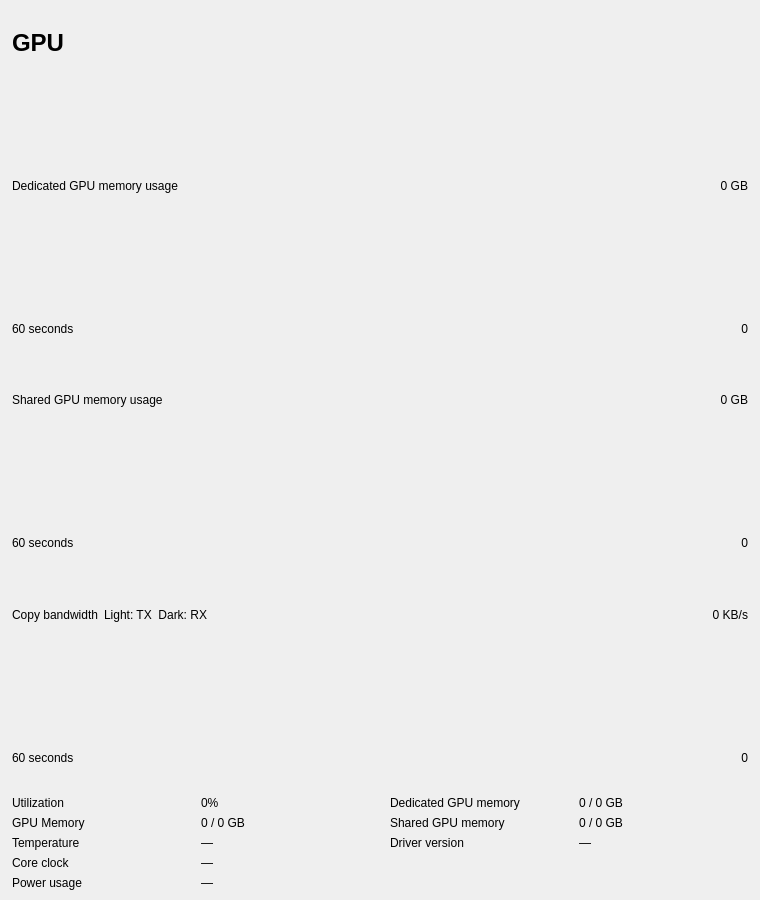
<?xml version="1.0" encoding="UTF-8"?>
<ui version="4.0">
 <class>GpuDetailWidget</class>
 <widget class="QWidget" name="GpuDetailWidget">
  <property name="geometry">
   <rect>
    <x>0</x>
    <y>0</y>
    <width>760</width>
    <height>900</height>
   </rect>
  </property>
  <layout class="QVBoxLayout" name="verticalLayout">
   <property name="spacing">
    <number>6</number>
   </property>
   <property name="leftMargin">
    <number>12</number>
   </property>
   <property name="topMargin">
    <number>10</number>
   </property>
   <property name="rightMargin">
    <number>12</number>
   </property>
   <property name="bottomMargin">
    <number>10</number>
   </property>
   <item>
    <layout class="QHBoxLayout" name="headerLayout">
     <item>
      <widget class="QLabel" name="titleLabel">
       <property name="styleSheet">
        <string>font-size: 18pt; font-weight: bold;</string>
       </property>
       <property name="text">
        <string>GPU</string>
       </property>
      </widget>
     </item>
     <item>
      <widget class="QLabel" name="modelLabel">
       <property name="styleSheet">
        <string>font-size: 11pt;</string>
       </property>
       <property name="text">
        <string></string>
       </property>
       <property name="alignment">
        <set>Qt::AlignRight|Qt::AlignVCenter</set>
       </property>
      </widget>
     </item>
    </layout>
   </item>
   <item>
    <widget class="QWidget" name="engineAreaContainer">
     <property name="sizePolicy">
      <sizepolicy hsizetype="Expanding" vsizetype="Preferred">
       <horstretch>0</horstretch>
       <verstretch>0</verstretch>
      </sizepolicy>
     </property>
    </widget>
   </item>
   <item>
    <layout class="QHBoxLayout" name="dedicatedHeaderLayout">
     <item>
      <widget class="QLabel" name="dedicatedMemGraphLabel">
       <property name="text">
        <string>Dedicated GPU memory usage</string>
       </property>
      </widget>
     </item>
     <item>
      <spacer name="dedicatedHeaderSpacer">
       <property name="orientation">
        <enum>Qt::Horizontal</enum>
       </property>
       <property name="sizeHint" stdset="0">
        <size>
         <width>40</width>
         <height>20</height>
        </size>
       </property>
      </spacer>
     </item>
     <item>
      <widget class="QLabel" name="dedicatedMemGraphMaxLabel">
       <property name="text">
        <string>0 GB</string>
       </property>
       <property name="alignment">
        <set>Qt::AlignRight|Qt::AlignVCenter</set>
       </property>
      </widget>
     </item>
    </layout>
   </item>
   <item>
    <widget class="Perf::GraphWidget" name="dedicatedMemGraphWidget">
     <property name="minimumHeight">
      <number>70</number>
     </property>
    </widget>
   </item>
   <item>
    <layout class="QHBoxLayout" name="dedicatedTimeAxisLayout">
     <item>
      <widget class="QLabel" name="dedicatedTimeLeftLabel">
       <property name="text">
        <string>60 seconds</string>
       </property>
      </widget>
     </item>
     <item>
      <spacer name="dedicatedTimeSpacer">
       <property name="orientation">
        <enum>Qt::Horizontal</enum>
       </property>
       <property name="sizeHint" stdset="0">
        <size>
         <width>40</width>
         <height>20</height>
        </size>
       </property>
      </spacer>
     </item>
     <item>
      <widget class="QLabel" name="dedicatedTimeRightLabel">
       <property name="text">
        <string>0</string>
       </property>
       <property name="alignment">
        <set>Qt::AlignRight|Qt::AlignVCenter</set>
       </property>
      </widget>
     </item>
    </layout>
   </item>
   <item>
    <layout class="QHBoxLayout" name="sharedHeaderLayout">
     <item>
      <widget class="QLabel" name="sharedMemGraphLabel">
       <property name="text">
        <string>Shared GPU memory usage</string>
       </property>
      </widget>
     </item>
     <item>
      <spacer name="sharedHeaderSpacer">
       <property name="orientation">
        <enum>Qt::Horizontal</enum>
       </property>
       <property name="sizeHint" stdset="0">
        <size>
         <width>40</width>
         <height>20</height>
        </size>
       </property>
      </spacer>
     </item>
     <item>
      <widget class="QLabel" name="sharedMemGraphMaxLabel">
       <property name="text">
        <string>0 GB</string>
       </property>
       <property name="alignment">
        <set>Qt::AlignRight|Qt::AlignVCenter</set>
       </property>
      </widget>
     </item>
    </layout>
   </item>
   <item>
    <widget class="Perf::GraphWidget" name="sharedMemGraphWidget">
     <property name="minimumHeight">
      <number>70</number>
     </property>
    </widget>
   </item>
   <item>
    <layout class="QHBoxLayout" name="sharedTimeAxisLayout">
     <item>
      <widget class="QLabel" name="sharedTimeLeftLabel">
       <property name="text">
        <string>60 seconds</string>
       </property>
      </widget>
     </item>
     <item>
      <spacer name="sharedTimeSpacer">
       <property name="orientation">
        <enum>Qt::Horizontal</enum>
       </property>
       <property name="sizeHint" stdset="0">
        <size>
         <width>40</width>
         <height>20</height>
        </size>
       </property>
      </spacer>
     </item>
     <item>
      <widget class="QLabel" name="sharedTimeRightLabel">
       <property name="text">
        <string>0</string>
       </property>
       <property name="alignment">
        <set>Qt::AlignRight|Qt::AlignVCenter</set>
       </property>
      </widget>
     </item>
    </layout>
   </item>
   <item>
    <layout class="QHBoxLayout" name="copyHeaderLayout">
     <item>
      <widget class="QLabel" name="copyBwGraphLabel">
       <property name="text">
        <string>Copy bandwidth</string>
       </property>
      </widget>
     </item>
     <item>
      <widget class="QLabel" name="copyBwLegendLabel">
       <property name="text">
        <string>Light: TX  Dark: RX</string>
       </property>
      </widget>
     </item>
     <item>
      <spacer name="copyHeaderSpacer">
       <property name="orientation">
        <enum>Qt::Horizontal</enum>
       </property>
       <property name="sizeHint" stdset="0">
        <size>
         <width>40</width>
         <height>20</height>
        </size>
       </property>
      </spacer>
     </item>
     <item>
      <widget class="QLabel" name="copyBwGraphMaxLabel">
       <property name="text">
        <string>0 KB/s</string>
       </property>
       <property name="alignment">
        <set>Qt::AlignRight|Qt::AlignVCenter</set>
       </property>
      </widget>
     </item>
    </layout>
   </item>
   <item>
    <widget class="Perf::GraphWidget" name="copyBwGraphWidget">
     <property name="minimumHeight">
      <number>70</number>
     </property>
    </widget>
   </item>
   <item>
    <layout class="QHBoxLayout" name="copyTimeAxisLayout">
     <item>
      <widget class="QLabel" name="copyTimeLeftLabel">
       <property name="text">
        <string>60 seconds</string>
       </property>
      </widget>
     </item>
     <item>
      <spacer name="copyTimeSpacer">
       <property name="orientation">
        <enum>Qt::Horizontal</enum>
       </property>
       <property name="sizeHint" stdset="0">
        <size>
         <width>40</width>
         <height>20</height>
        </size>
       </property>
      </spacer>
     </item>
     <item>
      <widget class="QLabel" name="copyTimeRightLabel">
       <property name="text">
        <string>0</string>
       </property>
       <property name="alignment">
        <set>Qt::AlignRight|Qt::AlignVCenter</set>
       </property>
      </widget>
     </item>
    </layout>
   </item>
   <item>
    <layout class="QGridLayout" name="statsGrid">
     <property name="horizontalSpacing">
      <number>20</number>
     </property>
     <property name="verticalSpacing">
      <number>6</number>
     </property>
     <item row="0" column="0">
      <widget class="QLabel" name="utilLabel">
       <property name="text">
        <string>Utilization</string>
       </property>
      </widget>
     </item>
     <item row="0" column="1">
      <widget class="QLabel" name="utilValueLabel">
       <property name="text">
        <string>0%</string>
       </property>
      </widget>
     </item>
     <item row="0" column="2">
      <widget class="QLabel" name="dedicatedMemLabel">
       <property name="text">
        <string>Dedicated GPU memory</string>
       </property>
      </widget>
     </item>
     <item row="0" column="3">
      <widget class="QLabel" name="dedicatedMemValueLabel">
       <property name="text">
        <string>0 / 0 GB</string>
       </property>
      </widget>
     </item>
     <item row="1" column="0">
      <widget class="QLabel" name="gpuMemLabel">
       <property name="text">
        <string>GPU Memory</string>
       </property>
      </widget>
     </item>
     <item row="1" column="1">
      <widget class="QLabel" name="gpuMemValueLabel">
       <property name="text">
        <string>0 / 0 GB</string>
       </property>
      </widget>
     </item>
     <item row="1" column="2">
      <widget class="QLabel" name="sharedMemLabel">
       <property name="text">
        <string>Shared GPU memory</string>
       </property>
      </widget>
     </item>
     <item row="1" column="3">
      <widget class="QLabel" name="sharedMemValueLabel">
       <property name="text">
        <string>0 / 0 GB</string>
       </property>
      </widget>
     </item>
     <item row="2" column="0">
      <widget class="QLabel" name="tempLabel">
       <property name="text">
        <string>Temperature</string>
       </property>
      </widget>
     </item>
     <item row="2" column="1">
      <widget class="QLabel" name="tempValueLabel">
       <property name="text">
        <string>—</string>
       </property>
      </widget>
     </item>
     <item row="2" column="2">
      <widget class="QLabel" name="driverLabel">
       <property name="text">
        <string>Driver version</string>
       </property>
      </widget>
     </item>
     <item row="2" column="3">
      <widget class="QLabel" name="driverValueLabel">
       <property name="text">
        <string>—</string>
       </property>
      </widget>
     </item>
     <item row="3" column="0">
      <widget class="QLabel" name="coreClockLabel">
       <property name="text">
        <string>Core clock</string>
       </property>
      </widget>
     </item>
     <item row="3" column="1">
      <widget class="QLabel" name="coreClockValueLabel">
       <property name="text">
        <string>—</string>
       </property>
      </widget>
     </item>
     <item row="4" column="0">
      <widget class="QLabel" name="powerUsageLabel">
       <property name="text">
        <string>Power usage</string>
       </property>
      </widget>
     </item>
     <item row="4" column="1">
      <widget class="QLabel" name="powerUsageValueLabel">
       <property name="text">
        <string>—</string>
       </property>
      </widget>
     </item>
    </layout>
   </item>
  </layout>
 </widget>
 <customwidgets>
  <customwidget>
   <class>Perf::GraphWidget</class>
   <extends>QWidget</extends>
   <header>perf/graphwidget.h</header>
  </customwidget>
 </customwidgets>
 <resources/>
 <connections/>
</ui>
